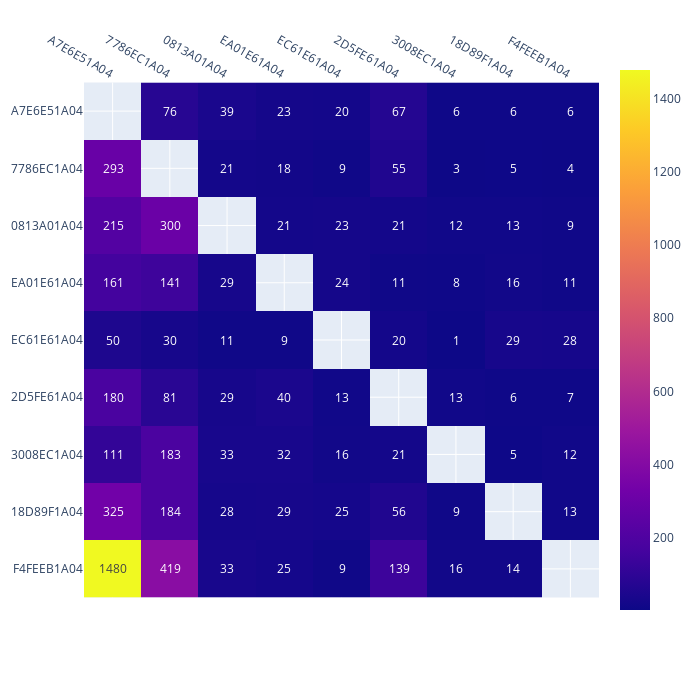

Notebook code for this chart:
### Markdown cell above
#### Chasings

### Code cell
chasings, ranking, ranking_ordinal, ranking_in_time, datetimes = deepecohab.calculate_chasings(cfp, df)

### Figure 1 — Plotly figure (JSON) as saved in the notebook; plotly's stock layout.template omitted (floating-point values rounded to 4 significant figures)
{"data": [{"coloraxis": "coloraxis", "hovertemplate": "x: %{x}<br>y: %{y}<br>color: %{z}<extra></extra>", "name": "0", "texttemplate": "%{z}", "type": "heatmap", "x": ["A7E6E51A04", "7786EC1A04", "0813A01A04", "EA01E61A04", "EC61E61A04", "2D5FE61A04", "3008EC1A04", "18D89F1A04", "F4FEEB1A04"], "xaxis": "x", "y": ["A7E6E51A04", "7786EC1A04", "0813A01A04", "EA01E61A04", "EC61E61A04", "2D5FE61A04", "3008EC1A04", "18D89F1A04", "F4FEEB1A04"], "yaxis": "y", "z": [[null, 76, 39, 23, 20, 67, 6, 6, 6], [293, null, 21, 18, 9, 55, 3, 5, 4], [215, 300, null, 21, 23, 21, 12, 13, 9], [161, 141, 29, null, 24, 11, 8, 16, 11], [50, 30, 11, 9, null, 20, 1, 29, 28], [180, 81, 29, 40, 13, null, 13, 6, 7], [111, 183, 33, 32, 16, 21, null, 5, 12], [325, 184, 28, 29, 25, 56, 9, null, 13], [1480, 419, 33, 25, 9, 139, 16, 14, null]]}], "layout": {"coloraxis": {"colorscale": [[0, "#0d0887"], [0.1111, "#46039f"], [0.2222, "#7201a8"], [0.3333, "#9c179e"], [0.4444, "#bd3786"], [0.5556, "#d8576b"], [0.6667, "#ed7953"], [0.7778, "#fb9f3a"], [0.8889, "#fdca26"], [1, "#f0f921"]]}, "height": 700, "margin": {"t": 60}, "width": 700, "xaxis": {"anchor": "y", "constrain": "domain", "domain": [0, 1], "scaleanchor": "y", "side": "top"}, "yaxis": {"anchor": "x", "autorange": "reversed", "constrain": "domain", "domain": [0, 1]}}}
